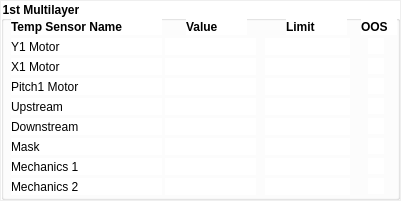
     <widget class="QFrame" name="frame_4">
      <property name="geometry">
       <rect>
        <x>80</x>
        <y>401</y>
        <width>401</width>
        <height>201</height>
       </rect>
      </property>
      <property name="frameShape">
       <enum>QFrame::NoFrame</enum>
      </property>
      <property name="frameShadow">
       <enum>QFrame::Raised</enum>
      </property>
      <layout class="QVBoxLayout" name="verticalLayout_4">
       <property name="spacing">
        <number>0</number>
       </property>
       <property name="leftMargin">
        <number>1</number>
       </property>
       <property name="topMargin">
        <number>1</number>
       </property>
       <property name="rightMargin">
        <number>1</number>
       </property>
       <property name="bottomMargin">
        <number>1</number>
       </property>
       <item>
        <widget class="QGroupBox" name="groupBox">
         <property name="font">
          <font>
           <weight>75</weight>
           <bold>true</bold>
          </font>
         </property>
         <property name="styleSheet">
          <string notr="true">background-color: rgb(255, 255, 255);</string>
         </property>
         <property name="title">
          <string>1st Multilayer</string>
         </property>
         <widget class="QESimpleShape" name="qesimpleshape_7">
          <property name="geometry">
           <rect>
            <x>367</x>
            <y>37</y>
            <width>16</width>
            <height>16</height>
           </rect>
          </property>
          <property name="shape">
           <enum>QSimpleShape::cross</enum>
          </property>
          <property name="edgeColour">
           <color alpha="0">
            <red>0</red>
            <green>0</green>
            <blue>0</blue>
           </color>
          </property>
          <property name="colour0" stdset="0">
           <color alpha="0">
            <red>200</red>
            <green>200</green>
            <blue>200</blue>
           </color>
          </property>
          <property name="colour1" stdset="0">
           <color>
            <red>0</red>
            <green>0</green>
            <blue>0</blue>
           </color>
          </property>
          <property name="flash1" stdset="0">
           <bool>false</bool>
          </property>
          <property name="variable" stdset="0">
           <string>MCTMONO01TES02:EPS_OOS_STATUS</string>
          </property>
          <property name="edgeAlarmStateOption" stdset="0">
           <enum>QESimpleShape::Never</enum>
          </property>
          <property name="displayAlarmStateOption" stdset="0">
           <enum>QESimpleShape::Never</enum>
          </property>
          <property name="oosAware">
           <bool>true</bool>
          </property>
         </widget>
         <widget class="QELabel" name="qelabel_27">
          <property name="geometry">
           <rect>
            <x>264</x>
            <y>37</y>
            <width>85</width>
            <height>17</height>
           </rect>
          </property>
          <property name="alignment">
           <set>Qt::AlignRight|Qt::AlignTrailing|Qt::AlignVCenter</set>
          </property>
          <property name="variable" stdset="0">
           <string>MCTMONO01TES02:TEMPERATURE_MONITOR_HIHI</string>
          </property>
          <property name="displayAlarmStateOption" stdset="0">
           <enum>QELabel::Never</enum>
          </property>
         </widget>
         <widget class="QLabel" name="label_36">
          <property name="geometry">
           <rect>
            <x>360</x>
            <y>17</y>
            <width>36</width>
            <height>17</height>
           </rect>
          </property>
          <property name="font">
           <font>
            <weight>75</weight>
            <bold>true</bold>
           </font>
          </property>
          <property name="text">
           <string>OOS</string>
          </property>
         </widget>
         <widget class="QELabel" name="qelabel_28">
          <property name="geometry">
           <rect>
            <x>164</x>
            <y>37</y>
            <width>91</width>
            <height>17</height>
           </rect>
          </property>
          <property name="alignment">
           <set>Qt::AlignRight|Qt::AlignTrailing|Qt::AlignVCenter</set>
          </property>
          <property name="variable" stdset="0">
           <string>MCTMONO01TES02:TEMPERATURE_MONITOR</string>
          </property>
         </widget>
         <widget class="QLabel" name="label_35">
          <property name="geometry">
           <rect>
            <x>10</x>
            <y>17</y>
            <width>151</width>
            <height>17</height>
           </rect>
          </property>
          <property name="font">
           <font>
            <weight>75</weight>
            <bold>true</bold>
           </font>
          </property>
          <property name="text">
           <string>Temp Sensor Name</string>
          </property>
         </widget>
         <widget class="QLabel" name="label_39">
          <property name="geometry">
           <rect>
            <x>285</x>
            <y>17</y>
            <width>61</width>
            <height>17</height>
           </rect>
          </property>
          <property name="font">
           <font>
            <weight>75</weight>
            <bold>true</bold>
           </font>
          </property>
          <property name="text">
           <string>Limit</string>
          </property>
         </widget>
         <widget class="QLabel" name="label_40">
          <property name="geometry">
           <rect>
            <x>10</x>
            <y>37</y>
            <width>151</width>
            <height>17</height>
           </rect>
          </property>
          <property name="text">
           <string>Y1 Motor</string>
          </property>
         </widget>
         <widget class="QLabel" name="label_38">
          <property name="geometry">
           <rect>
            <x>185</x>
            <y>17</y>
            <width>61</width>
            <height>17</height>
           </rect>
          </property>
          <property name="font">
           <font>
            <weight>75</weight>
            <bold>true</bold>
           </font>
          </property>
          <property name="text">
           <string>Value</string>
          </property>
         </widget>
         <widget class="QELabel" name="qelabel_29">
          <property name="geometry">
           <rect>
            <x>264</x>
            <y>57</y>
            <width>85</width>
            <height>17</height>
           </rect>
          </property>
          <property name="alignment">
           <set>Qt::AlignRight|Qt::AlignTrailing|Qt::AlignVCenter</set>
          </property>
          <property name="variable" stdset="0">
           <string>MCTMONO01TES04:TEMPERATURE_MONITOR_HIHI</string>
          </property>
          <property name="displayAlarmStateOption" stdset="0">
           <enum>QELabel::Never</enum>
          </property>
         </widget>
         <widget class="QELabel" name="qelabel_30">
          <property name="geometry">
           <rect>
            <x>164</x>
            <y>57</y>
            <width>91</width>
            <height>17</height>
           </rect>
          </property>
          <property name="alignment">
           <set>Qt::AlignRight|Qt::AlignTrailing|Qt::AlignVCenter</set>
          </property>
          <property name="variable" stdset="0">
           <string>MCTMONO01TES04:TEMPERATURE_MONITOR</string>
          </property>
         </widget>
         <widget class="QESimpleShape" name="qesimpleshape_8">
          <property name="geometry">
           <rect>
            <x>367</x>
            <y>57</y>
            <width>16</width>
            <height>16</height>
           </rect>
          </property>
          <property name="shape">
           <enum>QSimpleShape::cross</enum>
          </property>
          <property name="edgeColour">
           <color alpha="0">
            <red>0</red>
            <green>0</green>
            <blue>0</blue>
           </color>
          </property>
          <property name="colour0" stdset="0">
           <color alpha="0">
            <red>200</red>
            <green>200</green>
            <blue>200</blue>
           </color>
          </property>
          <property name="colour1" stdset="0">
           <color>
            <red>0</red>
            <green>0</green>
            <blue>0</blue>
           </color>
          </property>
          <property name="flash1" stdset="0">
           <bool>false</bool>
          </property>
          <property name="variable" stdset="0">
           <string>MCTMONO01TES04:EPS_OOS_STATUS</string>
          </property>
          <property name="edgeAlarmStateOption" stdset="0">
           <enum>QESimpleShape::Never</enum>
          </property>
          <property name="displayAlarmStateOption" stdset="0">
           <enum>QESimpleShape::Never</enum>
          </property>
          <property name="oosAware">
           <bool>true</bool>
          </property>
         </widget>
         <widget class="QLabel" name="label_41">
          <property name="geometry">
           <rect>
            <x>10</x>
            <y>57</y>
            <width>151</width>
            <height>17</height>
           </rect>
          </property>
          <property name="text">
           <string>X1 Motor</string>
          </property>
         </widget>
         <widget class="QELabel" name="qelabel_31">
          <property name="geometry">
           <rect>
            <x>264</x>
            <y>77</y>
            <width>85</width>
            <height>17</height>
           </rect>
          </property>
          <property name="alignment">
           <set>Qt::AlignRight|Qt::AlignTrailing|Qt::AlignVCenter</set>
          </property>
          <property name="variable" stdset="0">
           <string>MCTMONO01TES06:TEMPERATURE_MONITOR_HIHI</string>
          </property>
          <property name="displayAlarmStateOption" stdset="0">
           <enum>QELabel::Never</enum>
          </property>
         </widget>
         <widget class="QELabel" name="qelabel_32">
          <property name="geometry">
           <rect>
            <x>164</x>
            <y>77</y>
            <width>91</width>
            <height>17</height>
           </rect>
          </property>
          <property name="alignment">
           <set>Qt::AlignRight|Qt::AlignTrailing|Qt::AlignVCenter</set>
          </property>
          <property name="variable" stdset="0">
           <string>MCTMONO01TES06:TEMPERATURE_MONITOR</string>
          </property>
         </widget>
         <widget class="QLabel" name="label_42">
          <property name="geometry">
           <rect>
            <x>10</x>
            <y>77</y>
            <width>151</width>
            <height>17</height>
           </rect>
          </property>
          <property name="text">
           <string>Pitch1 Motor</string>
          </property>
         </widget>
         <widget class="QESimpleShape" name="qesimpleshape_9">
          <property name="geometry">
           <rect>
            <x>367</x>
            <y>77</y>
            <width>16</width>
            <height>16</height>
           </rect>
          </property>
          <property name="shape">
           <enum>QSimpleShape::cross</enum>
          </property>
          <property name="edgeColour">
           <color alpha="0">
            <red>0</red>
            <green>0</green>
            <blue>0</blue>
           </color>
          </property>
          <property name="colour0" stdset="0">
           <color alpha="0">
            <red>200</red>
            <green>200</green>
            <blue>200</blue>
           </color>
          </property>
          <property name="colour1" stdset="0">
           <color>
            <red>0</red>
            <green>0</green>
            <blue>0</blue>
           </color>
          </property>
          <property name="flash1" stdset="0">
           <bool>false</bool>
          </property>
          <property name="variable" stdset="0">
           <string>MCTMONO01TES06:EPS_OOS_STATUS</string>
          </property>
          <property name="edgeAlarmStateOption" stdset="0">
           <enum>QESimpleShape::Never</enum>
          </property>
          <property name="displayAlarmStateOption" stdset="0">
           <enum>QESimpleShape::Never</enum>
          </property>
          <property name="oosAware">
           <bool>true</bool>
          </property>
         </widget>
         <widget class="QELabel" name="qelabel_33">
          <property name="geometry">
           <rect>
            <x>264</x>
            <y>97</y>
            <width>85</width>
            <height>17</height>
           </rect>
          </property>
          <property name="alignment">
           <set>Qt::AlignRight|Qt::AlignTrailing|Qt::AlignVCenter</set>
          </property>
          <property name="variable" stdset="0">
           <string>MCTMONO01TES09:TEMPERATURE_MONITOR_HIHI</string>
          </property>
          <property name="displayAlarmStateOption" stdset="0">
           <enum>QELabel::Never</enum>
          </property>
         </widget>
         <widget class="QLabel" name="label_43">
          <property name="geometry">
           <rect>
            <x>10</x>
            <y>97</y>
            <width>151</width>
            <height>17</height>
           </rect>
          </property>
          <property name="text">
           <string>Upstream</string>
          </property>
         </widget>
         <widget class="QELabel" name="qelabel_34">
          <property name="geometry">
           <rect>
            <x>164</x>
            <y>97</y>
            <width>91</width>
            <height>17</height>
           </rect>
          </property>
          <property name="alignment">
           <set>Qt::AlignRight|Qt::AlignTrailing|Qt::AlignVCenter</set>
          </property>
          <property name="variable" stdset="0">
           <string>MCTMONO01TES09:TEMPERATURE_MONITOR</string>
          </property>
         </widget>
         <widget class="QESimpleShape" name="qesimpleshape_10">
          <property name="geometry">
           <rect>
            <x>367</x>
            <y>97</y>
            <width>16</width>
            <height>16</height>
           </rect>
          </property>
          <property name="shape">
           <enum>QSimpleShape::cross</enum>
          </property>
          <property name="edgeColour">
           <color alpha="0">
            <red>0</red>
            <green>0</green>
            <blue>0</blue>
           </color>
          </property>
          <property name="colour0" stdset="0">
           <color alpha="0">
            <red>200</red>
            <green>200</green>
            <blue>200</blue>
           </color>
          </property>
          <property name="colour1" stdset="0">
           <color>
            <red>0</red>
            <green>0</green>
            <blue>0</blue>
           </color>
          </property>
          <property name="flash1" stdset="0">
           <bool>false</bool>
          </property>
          <property name="variable" stdset="0">
           <string>MCTMONO01TES09:EPS_OOS_STATUS</string>
          </property>
          <property name="edgeAlarmStateOption" stdset="0">
           <enum>QESimpleShape::Never</enum>
          </property>
          <property name="displayAlarmStateOption" stdset="0">
           <enum>QESimpleShape::Never</enum>
          </property>
          <property name="oosAware">
           <bool>true</bool>
          </property>
         </widget>
         <widget class="QLabel" name="label_44">
          <property name="geometry">
           <rect>
            <x>10</x>
            <y>117</y>
            <width>151</width>
            <height>17</height>
           </rect>
          </property>
          <property name="text">
           <string>Downstream</string>
          </property>
         </widget>
         <widget class="QESimpleShape" name="qesimpleshape_11">
          <property name="geometry">
           <rect>
            <x>367</x>
            <y>117</y>
            <width>16</width>
            <height>16</height>
           </rect>
          </property>
          <property name="shape">
           <enum>QSimpleShape::cross</enum>
          </property>
          <property name="edgeColour">
           <color alpha="0">
            <red>0</red>
            <green>0</green>
            <blue>0</blue>
           </color>
          </property>
          <property name="colour0" stdset="0">
           <color alpha="0">
            <red>200</red>
            <green>200</green>
            <blue>200</blue>
           </color>
          </property>
          <property name="colour1" stdset="0">
           <color>
            <red>0</red>
            <green>0</green>
            <blue>0</blue>
           </color>
          </property>
          <property name="flash1" stdset="0">
           <bool>false</bool>
          </property>
          <property name="variable" stdset="0">
           <string>MCTMONO01TES10:EPS_OOS_STATUS</string>
          </property>
          <property name="edgeAlarmStateOption" stdset="0">
           <enum>QESimpleShape::Never</enum>
          </property>
          <property name="displayAlarmStateOption" stdset="0">
           <enum>QESimpleShape::Never</enum>
          </property>
          <property name="oosAware">
           <bool>true</bool>
          </property>
         </widget>
         <widget class="QELabel" name="qelabel_35">
          <property name="geometry">
           <rect>
            <x>264</x>
            <y>117</y>
            <width>85</width>
            <height>17</height>
           </rect>
          </property>
          <property name="alignment">
           <set>Qt::AlignRight|Qt::AlignTrailing|Qt::AlignVCenter</set>
          </property>
          <property name="variable" stdset="0">
           <string>MCTMONO01TES10:TEMPERATURE_MONITOR_HIHI</string>
          </property>
          <property name="displayAlarmStateOption" stdset="0">
           <enum>QELabel::Never</enum>
          </property>
         </widget>
         <widget class="QELabel" name="qelabel_36">
          <property name="geometry">
           <rect>
            <x>164</x>
            <y>117</y>
            <width>91</width>
            <height>17</height>
           </rect>
          </property>
          <property name="alignment">
           <set>Qt::AlignRight|Qt::AlignTrailing|Qt::AlignVCenter</set>
          </property>
          <property name="variable" stdset="0">
           <string>MCTMONO01TES10:TEMPERATURE_MONITOR</string>
          </property>
         </widget>
         <widget class="QLabel" name="label_45">
          <property name="geometry">
           <rect>
            <x>10</x>
            <y>137</y>
            <width>151</width>
            <height>17</height>
           </rect>
          </property>
          <property name="text">
           <string>Mask</string>
          </property>
         </widget>
         <widget class="QELabel" name="qelabel_37">
          <property name="geometry">
           <rect>
            <x>164</x>
            <y>137</y>
            <width>91</width>
            <height>17</height>
           </rect>
          </property>
          <property name="alignment">
           <set>Qt::AlignRight|Qt::AlignTrailing|Qt::AlignVCenter</set>
          </property>
          <property name="variable" stdset="0">
           <string>MCTMONO01TES13:TEMPERATURE_MONITOR</string>
          </property>
         </widget>
         <widget class="QESimpleShape" name="qesimpleshape_12">
          <property name="geometry">
           <rect>
            <x>367</x>
            <y>137</y>
            <width>16</width>
            <height>16</height>
           </rect>
          </property>
          <property name="shape">
           <enum>QSimpleShape::cross</enum>
          </property>
          <property name="edgeColour">
           <color alpha="0">
            <red>0</red>
            <green>0</green>
            <blue>0</blue>
           </color>
          </property>
          <property name="colour0" stdset="0">
           <color alpha="0">
            <red>200</red>
            <green>200</green>
            <blue>200</blue>
           </color>
          </property>
          <property name="colour1" stdset="0">
           <color>
            <red>0</red>
            <green>0</green>
            <blue>0</blue>
           </color>
          </property>
          <property name="flash1" stdset="0">
           <bool>false</bool>
          </property>
          <property name="variable" stdset="0">
           <string>MCTMONO01TES13:EPS_OOS_STATUS</string>
          </property>
          <property name="edgeAlarmStateOption" stdset="0">
           <enum>QESimpleShape::Never</enum>
          </property>
          <property name="displayAlarmStateOption" stdset="0">
           <enum>QESimpleShape::Never</enum>
          </property>
          <property name="oosAware">
           <bool>true</bool>
          </property>
         </widget>
         <widget class="QELabel" name="qelabel_38">
          <property name="geometry">
           <rect>
            <x>264</x>
            <y>137</y>
            <width>85</width>
            <height>17</height>
           </rect>
          </property>
          <property name="alignment">
           <set>Qt::AlignRight|Qt::AlignTrailing|Qt::AlignVCenter</set>
          </property>
          <property name="variable" stdset="0">
           <string>MCTMONO01TES13:TEMPERATURE_MONITOR_HIHI</string>
          </property>
          <property name="displayAlarmStateOption" stdset="0">
           <enum>QELabel::Never</enum>
          </property>
         </widget>
         <widget class="QELabel" name="qelabel_39">
          <property name="geometry">
           <rect>
            <x>164</x>
            <y>157</y>
            <width>91</width>
            <height>17</height>
           </rect>
          </property>
          <property name="alignment">
           <set>Qt::AlignRight|Qt::AlignTrailing|Qt::AlignVCenter</set>
          </property>
          <property name="variable" stdset="0">
           <string>MCTMONO01TES15:TEMPERATURE_MONITOR</string>
          </property>
         </widget>
         <widget class="QESimpleShape" name="qesimpleshape_13">
          <property name="geometry">
           <rect>
            <x>367</x>
            <y>157</y>
            <width>16</width>
            <height>16</height>
           </rect>
          </property>
          <property name="shape">
           <enum>QSimpleShape::cross</enum>
          </property>
          <property name="edgeColour">
           <color alpha="0">
            <red>0</red>
            <green>0</green>
            <blue>0</blue>
           </color>
          </property>
          <property name="colour0" stdset="0">
           <color alpha="0">
            <red>200</red>
            <green>200</green>
            <blue>200</blue>
           </color>
          </property>
          <property name="colour1" stdset="0">
           <color>
            <red>0</red>
            <green>0</green>
            <blue>0</blue>
           </color>
          </property>
          <property name="flash1" stdset="0">
           <bool>false</bool>
          </property>
          <property name="variable" stdset="0">
           <string>MCTMONO01TES15:EPS_OOS_STATUS</string>
          </property>
          <property name="edgeAlarmStateOption" stdset="0">
           <enum>QESimpleShape::Never</enum>
          </property>
          <property name="displayAlarmStateOption" stdset="0">
           <enum>QESimpleShape::Never</enum>
          </property>
          <property name="oosAware">
           <bool>true</bool>
          </property>
         </widget>
         <widget class="QELabel" name="qelabel_40">
          <property name="geometry">
           <rect>
            <x>264</x>
            <y>157</y>
            <width>85</width>
            <height>17</height>
           </rect>
          </property>
          <property name="alignment">
           <set>Qt::AlignRight|Qt::AlignTrailing|Qt::AlignVCenter</set>
          </property>
          <property name="variable" stdset="0">
           <string>MCTMONO01TES15:TEMPERATURE_MONITOR_HIHI</string>
          </property>
          <property name="displayAlarmStateOption" stdset="0">
           <enum>QELabel::Never</enum>
          </property>
         </widget>
         <widget class="QLabel" name="label_46">
          <property name="geometry">
           <rect>
            <x>10</x>
            <y>157</y>
            <width>151</width>
            <height>17</height>
           </rect>
          </property>
          <property name="text">
           <string>Mechanics 1</string>
          </property>
         </widget>
         <widget class="QELabel" name="qelabel_41">
          <property name="geometry">
           <rect>
            <x>164</x>
            <y>177</y>
            <width>91</width>
            <height>17</height>
           </rect>
          </property>
          <property name="alignment">
           <set>Qt::AlignRight|Qt::AlignTrailing|Qt::AlignVCenter</set>
          </property>
          <property name="variable" stdset="0">
           <string>MCTMONO01TES16:TEMPERATURE_MONITOR</string>
          </property>
         </widget>
         <widget class="QESimpleShape" name="qesimpleshape_14">
          <property name="geometry">
           <rect>
            <x>367</x>
            <y>177</y>
            <width>16</width>
            <height>16</height>
           </rect>
          </property>
          <property name="shape">
           <enum>QSimpleShape::cross</enum>
          </property>
          <property name="edgeColour">
           <color alpha="0">
            <red>0</red>
            <green>0</green>
            <blue>0</blue>
           </color>
          </property>
          <property name="colour0" stdset="0">
           <color alpha="0">
            <red>200</red>
            <green>200</green>
            <blue>200</blue>
           </color>
          </property>
          <property name="colour1" stdset="0">
           <color>
            <red>0</red>
            <green>0</green>
            <blue>0</blue>
           </color>
          </property>
          <property name="flash1" stdset="0">
           <bool>false</bool>
          </property>
          <property name="variable" stdset="0">
           <string>MCTMONO01TES16:EPS_OOS_STATUS</string>
          </property>
          <property name="edgeAlarmStateOption" stdset="0">
           <enum>QESimpleShape::Never</enum>
          </property>
          <property name="displayAlarmStateOption" stdset="0">
           <enum>QESimpleShape::Never</enum>
          </property>
          <property name="oosAware">
           <bool>true</bool>
          </property>
         </widget>
         <widget class="QELabel" name="qelabel_42">
          <property name="geometry">
           <rect>
            <x>264</x>
            <y>177</y>
            <width>85</width>
            <height>17</height>
           </rect>
          </property>
          <property name="alignment">
           <set>Qt::AlignRight|Qt::AlignTrailing|Qt::AlignVCenter</set>
          </property>
          <property name="variable" stdset="0">
           <string>MCTMONO01TES16:TEMPERATURE_MONITOR_HIHI</string>
          </property>
          <property name="displayAlarmStateOption" stdset="0">
           <enum>QELabel::Never</enum>
          </property>
         </widget>
         <widget class="QLabel" name="label_47">
          <property name="geometry">
           <rect>
            <x>10</x>
            <y>177</y>
            <width>151</width>
            <height>17</height>
           </rect>
          </property>
          <property name="text">
           <string>Mechanics 2</string>
          </property>
         </widget>
        </widget>
       </item>
      </layout>
     </widget>
